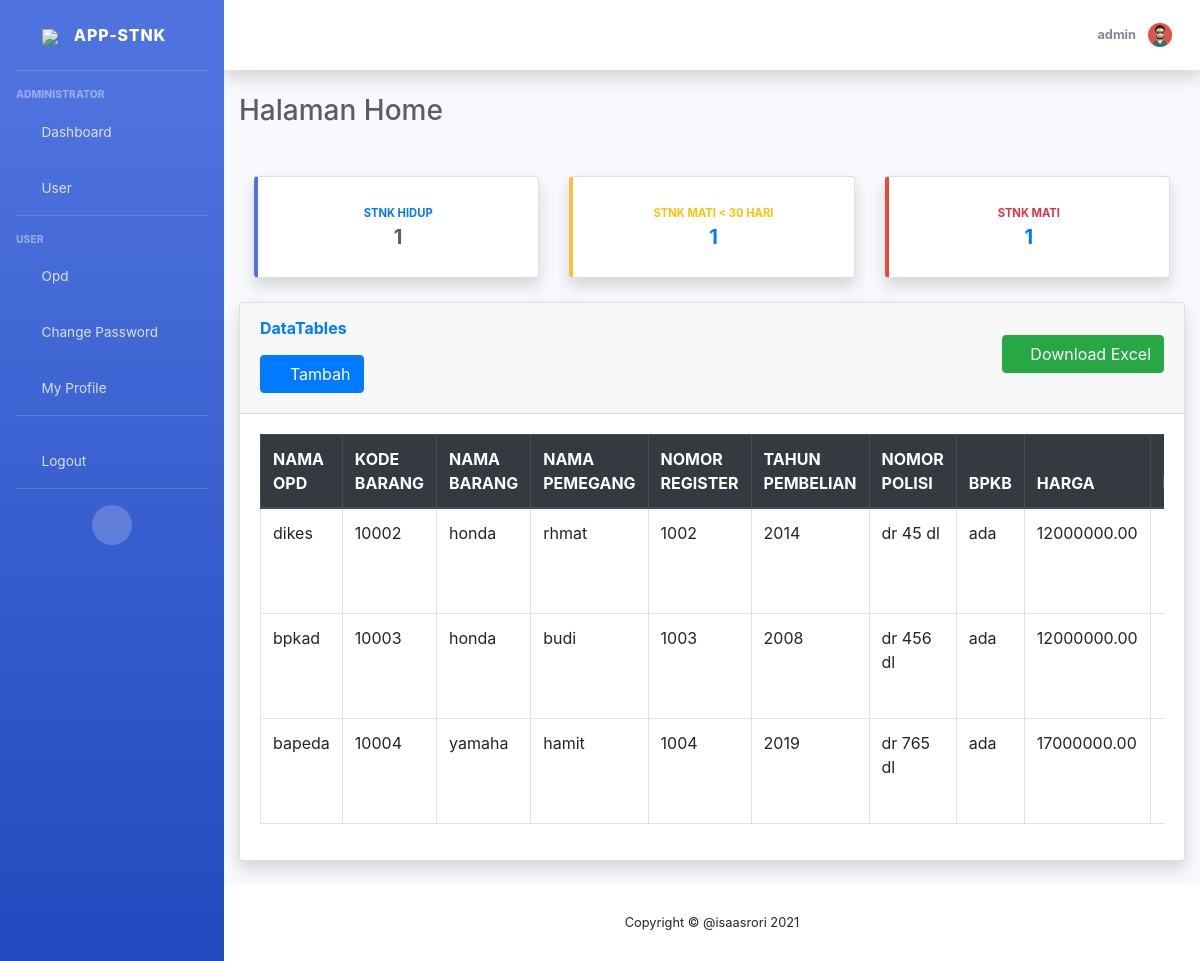
Screenshot of / (signed in) with the database file from the repository.
### stnk/models.py (models this page shows, shortened)
class Asset(models.Model):
    ket_bpkb = (
        ('BPKAD','BPKAD'),
        ('HILANG','HILANG',),
        ('OPD', 'OPD',),
    )
    kon = (
        ('B', 'B'),
        ('RR', 'RR'),
        ('RB', 'RB'),
    )
    stts = (
        ('hidup','hidup'),
        ('mati','mati'),
        ('peringatan','peringatan'),
    )
    opd              = models.ForeignKey(Opd, on_delete=models.CASCADE)
    kode_barang      = models.CharField(max_length=15)
    nama_barang      = models.CharField(max_length=255)
    nama_pemegang    = models.CharField(max_length=100)
    nomor_register   = models.IntegerField()
    tahun_pembelian  = models.IntegerField()
    nomor_polisi     = models.CharField(max_length=100)
    bpkb             = models.CharField(max_length=100)
    harga            = models.DecimalField(max_digits=15, decimal_places=2)
    roda             = models.IntegerField()
    bpkb_disimpan    = models.CharField(choices=ket_bpkb, max_length=100)
    pajak            = models.DateField()
    pengesahan       = models.DecimalField(max_digits=15, decimal_places=2)
    penggantian_stnk = models.DecimalField(max_digits=15, decimal_places=2)
    kondisi          = models.CharField(choices=kon, max_length=100)
    status            = models.CharField(max_length=200, null=True, choices=stts)
    masa_aktif       = models.DateTimeField()

class Opd(models.Model):
    nama_opd = models.CharField(max_length=255)
    def __str__(self):
        return self.nama_opd

### stnk/views.py (the view)
# urls.py: path('', views.home, name='home'),
@login_required(login_url=settings.LOGIN_URL)
def home(request):
    judul = "Halaman Home"
    assets = Asset.objects.all()
    assets_hidup = assets.filter(status='hidup').count()
    assets_peringatan = assets.filter(status='peringatan').count()
    assets_mati = assets.filter(status='mati').count()
    konteks = {
        'judul':judul,
        'assets':assets,
        'assets_hidup':assets_hidup,
        'assets_peringatan':assets_peringatan,
        'assets_mati':assets_mati,
    }
    return render(request,'stnk/home.html', konteks)

### stnk/templates/stnk/home.html (shortened to what this page needs)
{% extends 'stnk/index.html' %} {% load static %}
 {% block content %}
<div class="container-fluid">
  <h1 class="h3 mb-4 text-gray-800">{{ judul }}</h1>
  {% include 'stnk/status.html' %}
  <div class="card shadow mb-4">
    <div class="card-header py-3">
    <div class="row">
    <div class="col-md-6">
    <h6 class="m-0 font-weight-bold text-primary">DataTables</h6>
      <a href="{% url 'tambah_asset' %}" class="btn btn-primary mb-1 mt-3"
        ><i class="fas fa-plus-circle"></i> Tambah</a>
    </div>
      <div class="col-md-6">
         <a href="#" class="btn btn-success mb-1 mt-3" style="float: right">
         <i class="fas fa-download fa-sm text-white-50"></i> Download Excel</a>
    </div>
    </div>
    </div>
    <div class="card-body">
      <div class="table-responsive">
        <table
          class="table table-bordered"
          id="dataTable"
          width="100%"
          cellspacing="0"
        >
          <thead class="thead-dark">
            <tr>
              <th>NAMA OPD</th>
              <th>KODE BARANG</th>
              <th>NAMA BARANG</th>
              <th>NAMA PEMEGANG</th>
              <th>NOMOR REGISTER</th>
              <th>TAHUN PEMBELIAN</th>
              <th>NOMOR POLISI</th>
              <th>BPKB</th>
              <th>HARGA</th>
              <th>RODA</th>
            </tr>
          </thead>
          <tbody id="tbl-asset">
            {% for as in assets %}
            <tr>
              <td>{{as.opd}}</td>
              <td>{{as.kode_barang}}</td>
              <td>{{as.nama_barang}}</td>
              <td>{{as.nama_pemegang}}</td>
              <td>{{as.nomor_register}}</td>
              <td>{{as.tahun_pembelian}}</td>
              <td>{{as.nomor_polisi}}</td>
              <td>{{as.bpkb}}</td>
              <td>{{as.harga}}</td>
              <td>{{as.roda}}</td>
            </tr>
            {% endfor %}
          </tbody>
        </table>
      </div>
    </div>
  </div>
</div>
{% endblock %}

### templates/stnk/index.html (shortened to what this page needs)
<!DOCTYPE html>
<html lang="en">
  {% load static %}
  <head>
    <link
      href="{% static '/vendor/fontawesome-free/css/all.min.css' %}"
      rel="stylesheet"
      type="text/css"
    />
    <link
      href="{% static '/stnk/css/index.css' %}"
      rel="stylesheet"
      type="text/css"
    />
    <link
      href="{% static '/js/jquery-ui-1.12.1/jquery-ui.min.css' %}"
      rel="stylesheet"
      type="text/css"
    />
<link rel="stylesheet" href="https://cdnjs.cloudflare.com/ajax/libs/jquery-datetimepicker/2.5.20/jquery.datetimepicker.min.css" />
    <link href="{% static '/css/sb-admin-2.min.css'%}" rel="stylesheet" />
     <link rel="stylesheet" href="https://stackpath.bootstrapcdn.com/bootstrap/4.4.1/css/bootstrap.min.css">
     <link href="{% static '/vendor/datatables/dataTables.bootstrap4.min.css' %}" rel="stylesheet">
  </head>
  <body id="page-top">
    <div id="wrapper">
      <ul
        class="navbar-nav bg-gradient-primary sidebar sidebar-dark accordion"
        id="accordionSidebar"
      >
        <a
          class="sidebar-brand d-flex align-items-center justify-content-center"
          href="#"
        >
          <div class="">
             <img class="img " src="{% static '/img/logo.png' %}" width="40px">
          </div>
          <div class="sidebar-brand-text mx-3">APP-STNK</div>
        </a>
        <hr class="sidebar-divider" />
        <div class="sidebar-heading">Administrator</div>
        <li class="nav-item">
          <a class="nav-link" {% if request.path == '/stnk/' %}class="selected" {% endif %} href="{% url 'home' %}">
            <i class="fas fa-fw fa-tachometer-alt"></i>
            <span>Dashboard</span></a
          >
        </li>
         <li class="nav-item">
          <a class="nav-link" href="#">
            <i class="fas fa-fw fa-user-tie"></i>
            <span>User</span></a
          >
        </li>
        <hr class="sidebar-divider" />
        <div class="sidebar-heading">User</div>
        <li class="nav-item">
          <a class="nav-link" href="{% url 'opd' %}">
            <i class="fas fa-fw fa-hotel"></i>
            <span>Opd</span></a
          >
        </li>
        <li class="nav-item">
          <a class="nav-link" href="#">
            <i class="fas fa-fw fa-key"></i>
            <span>Change Password</span></a
          >
        </li>
        <li class="nav-item">
          <a class="nav-link" href="#">
            <i class="fas fa-fw fa-user"></i>
            <span>My Profile</span></a
          >
        </li>
        <hr class="sidebar-divider" />
        <li class="nav-item">
          <a class="nav-link" href="#">
            <i class="fas fa-fw fa-sign-out-alt"></i>
            <span>Logout</span></a
          >
        </li>
        <hr class="sidebar-divider d-none d-md-block" />
        <div class="text-center d-none d-md-inline">
          <button class="rounded-circle border-0" id="sidebarToggle"></button>
        </div>
      </ul>
      <div id="content-wrapper" class="d-flex flex-column">
        <div id="content">
          <nav
            class="
              navbar navbar-expand navbar-light
              bg-white
              topbar
              mb-4
              static-top
              shadow
            "
          >
            <ul class="navbar-nav ml-auto">
              <li class="nav-item dropdown no-arrow">
                <a
                  class="nav-link dropdown-toggle"
                  href="#"
                  id="userDropdown"
                  role="button"
                  data-toggle="dropdown"
                  aria-haspopup="true"
                  aria-expanded="false"
                >
                  <span class="mr-2 d-none d-lg-inline text-gray-600 small">
                   {% if user.is_authenticated %}
                        <strong>{{ user }}</strong>
                  {% endif %}
                  </span>
                  <img
                    class="img-profile rounded-circle"
                    src="{% static '/img/profile/ori.png' %}"
                  />
                </a>
              </li>
            </ul>
          </nav>
          {% block content %} {% endblock %}
        </div>
        <footer class="sticky-footer bg-white">
          <div class="container my-auto">
            <div class="copyright text-center my-auto">
              <span>Copyright &copy; @isaasrori 2021</span>
            </div>
          </div>
        </footer>
      </div>
    </div>
  </body>
</html>

### stnk/templates/stnk/status.html
<br />
<div class="container">
  <div class="row">
    <div class="col-xl-4 col-md-6 mb-4">
      <div class="card border-left-primary shadow h-100 py-2">
        <div class="card-body">
          <div class="row no-gutters align-items-center">
            <div class="col text-center">
              <div
                class="
                  text-xs
                  font-weight-bold
                  text-primary text-uppercase
                  mb-1
                "
              >
                STNK HIDUP
              </div>
              <div class="h5 mb-0 font-weight-bold text-gray-800">
                {{assets_hidup}}
              </div>
            </div>
          </div>
        </div>
      </div>
    </div>
    <div class="col-xl-4 col-md-6 mb-4">
      <div class="card border-left-warning shadow h-100 py-2">
        <div class="card-body">
          <div class="row no-gutters align-items-center">
            <div class="col text-center">
              <div
                class="
                  text-xs
                  font-weight-bold
                  text-warning text-uppercase
                  mb-1
                "
              >
                STNK MATI < 30 HARI
              </div>
              <div class="h5 mb-0 font-weight-bold text-gray-800">
                <a href="{% url 'detail_peringatan' %}">
                  {{assets_peringatan}}</a
                >
              </div>
            </div>
          </div>
        </div>
      </div>
    </div>
    <div class="col-xl-4 col-md-6 mb-4">
      <div class="card border-left-danger shadow h-100 py-2">
        <div class="card-body">
          <div class="row no-gutters align-items-center">
            <div class="col text-center">
              <div
                class="text-xs font-weight-bold text-danger text-uppercase mb-1"
              >
                STNK MATI
              </div>
              <div class="h5 mb-0 font-weight-bold text-gray-800">
                <a href="{% url 'detail_mati' %}"> {{assets_mati}} </a>
              </div>
            </div>
          </div>
        </div>
      </div>
    </div>
  </div>
</div>

### rows the page displays
Asset: opd "dikes", kode_barang "10002", nama_barang "honda", nama_pemegang "rhmat", nomor_register "1002", tahun_pembelian "2014", nomor_polisi "dr 45 dl", bpkb "ada", harga "12000000.00"
Asset: opd "bpkad", kode_barang "10003", nama_barang "honda", nama_pemegang "budi", nomor_register "1003", tahun_pembelian "2008", nomor_polisi "dr 456 dl", bpkb "ada", harga "12000000.00"
Asset: opd "bapeda", kode_barang "10004", nama_barang "yamaha", nama_pemegang "hamit", nomor_register "1004", tahun_pembelian "2019", nomor_polisi "dr 765 dl", bpkb "ada", harga "17000000.00"

### other values shown
{{ user }} "admin"
{{ judul }} "Halaman Home"
{{ assets_hidup }} "1"
{{ assets_peringatan }} "1"
{{ assets_mati }} "1"
